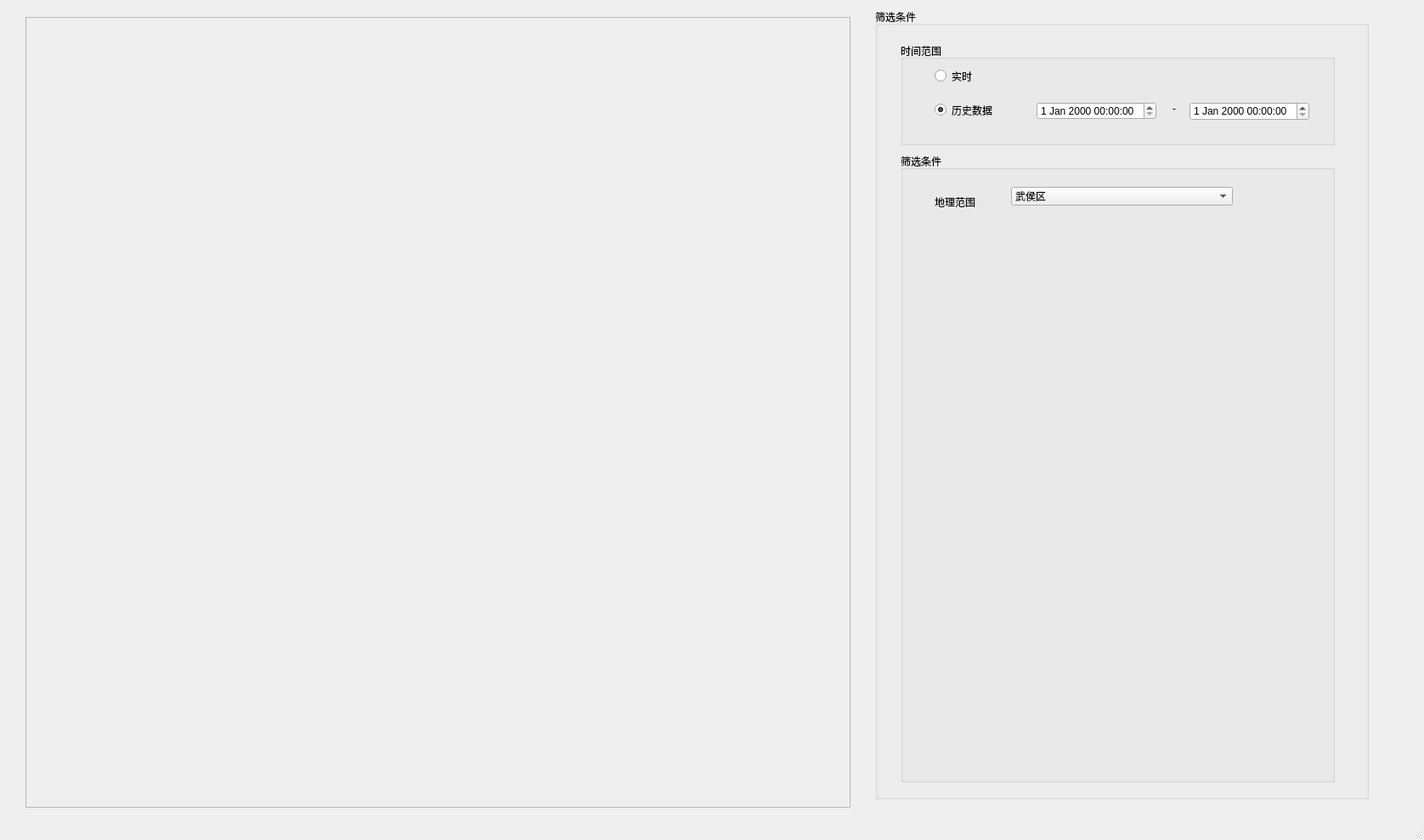
<?xml version="1.0" encoding="UTF-8"?>
<ui version="4.0">
 <class>selectResultWindow</class>
 <widget class="QMainWindow" name="selectResultWindow">
  <property name="geometry">
   <rect>
    <x>0</x>
    <y>0</y>
    <width>1676</width>
    <height>989</height>
   </rect>
  </property>
  <property name="windowTitle">
   <string>MainWindow</string>
  </property>
  <widget class="QWidget" name="centralwidget">
   <widget class="QFrame" name="frame">
    <property name="geometry">
     <rect>
      <x>30</x>
      <y>20</y>
      <width>971</width>
      <height>931</height>
     </rect>
    </property>
    <property name="frameShape">
     <enum>QFrame::StyledPanel</enum>
    </property>
    <property name="frameShadow">
     <enum>QFrame::Raised</enum>
    </property>
    <widget class="QLabel" name="label">
     <property name="geometry">
      <rect>
       <x>-590</x>
       <y>-30</y>
       <width>1701</width>
       <height>1021</height>
      </rect>
     </property>
     <property name="minimumSize">
      <size>
       <width>1701</width>
       <height>0</height>
      </size>
     </property>
     <property name="maximumSize">
      <size>
       <width>1701</width>
       <height>16777215</height>
      </size>
     </property>
     <property name="text">
      <string/>
     </property>
     <property name="pixmap">
      <pixmap resource="resources.qrc">:/resources/QQ图片20201212221406.png</pixmap>
     </property>
     <property name="scaledContents">
      <bool>false</bool>
     </property>
    </widget>
   </widget>
   <widget class="QGroupBox" name="groupBox">
    <property name="geometry">
     <rect>
      <x>1030</x>
      <y>10</y>
      <width>581</width>
      <height>931</height>
     </rect>
    </property>
    <property name="title">
     <string>筛选条件</string>
    </property>
    <widget class="QGroupBox" name="groupBox_2">
     <property name="geometry">
      <rect>
       <x>30</x>
       <y>40</y>
       <width>511</width>
       <height>121</height>
      </rect>
     </property>
     <property name="title">
      <string>时间范围</string>
     </property>
     <widget class="QRadioButton" name="radioButton">
      <property name="geometry">
       <rect>
        <x>40</x>
        <y>30</y>
        <width>115</width>
        <height>19</height>
       </rect>
      </property>
      <property name="text">
       <string>实时</string>
      </property>
     </widget>
     <widget class="QRadioButton" name="radioButton_2">
      <property name="geometry">
       <rect>
        <x>40</x>
        <y>70</y>
        <width>115</width>
        <height>19</height>
       </rect>
      </property>
      <property name="text">
       <string>历史数据</string>
      </property>
      <property name="checked">
       <bool>true</bool>
      </property>
     </widget>
     <widget class="QDateTimeEdit" name="dateTimeEdit">
      <property name="geometry">
       <rect>
        <x>340</x>
        <y>70</y>
        <width>141</width>
        <height>22</height>
       </rect>
      </property>
     </widget>
     <widget class="QDateTimeEdit" name="dateTimeEdit_2">
      <property name="geometry">
       <rect>
        <x>160</x>
        <y>70</y>
        <width>141</width>
        <height>21</height>
       </rect>
      </property>
     </widget>
     <widget class="QLabel" name="label_2">
      <property name="geometry">
       <rect>
        <x>320</x>
        <y>70</y>
        <width>21</width>
        <height>16</height>
       </rect>
      </property>
      <property name="text">
       <string>-</string>
      </property>
     </widget>
    </widget>
    <widget class="QGroupBox" name="groupBox_3">
     <property name="geometry">
      <rect>
       <x>30</x>
       <y>170</y>
       <width>511</width>
       <height>741</height>
      </rect>
     </property>
     <property name="title">
      <string>筛选条件</string>
     </property>
     <widget class="QComboBox" name="comboBox">
      <property name="geometry">
       <rect>
        <x>130</x>
        <y>40</y>
        <width>261</width>
        <height>22</height>
       </rect>
      </property>
      <item>
       <property name="text">
        <string>武侯区</string>
       </property>
      </item>
      <item>
       <property name="text">
        <string>锦江区</string>
       </property>
      </item>
      <item>
       <property name="text">
        <string>青羊区</string>
       </property>
      </item>
      <item>
       <property name="text">
        <string>新都区</string>
       </property>
      </item>
      <item>
       <property name="text">
        <string>双流区</string>
       </property>
      </item>
      <item>
       <property name="text">
        <string>温江区</string>
       </property>
      </item>
     </widget>
     <widget class="QLabel" name="label_3">
      <property name="geometry">
       <rect>
        <x>40</x>
        <y>50</y>
        <width>72</width>
        <height>15</height>
       </rect>
      </property>
      <property name="text">
       <string>地理范围</string>
      </property>
     </widget>
    </widget>
   </widget>
  </widget>
  <widget class="QMenuBar" name="menubar">
   <property name="geometry">
    <rect>
     <x>0</x>
     <y>0</y>
     <width>1676</width>
     <height>26</height>
    </rect>
   </property>
  </widget>
  <widget class="QStatusBar" name="statusbar"/>
 </widget>
 <resources>
  <include location="resources.qrc"/>
 </resources>
 <connections/>
</ui>
